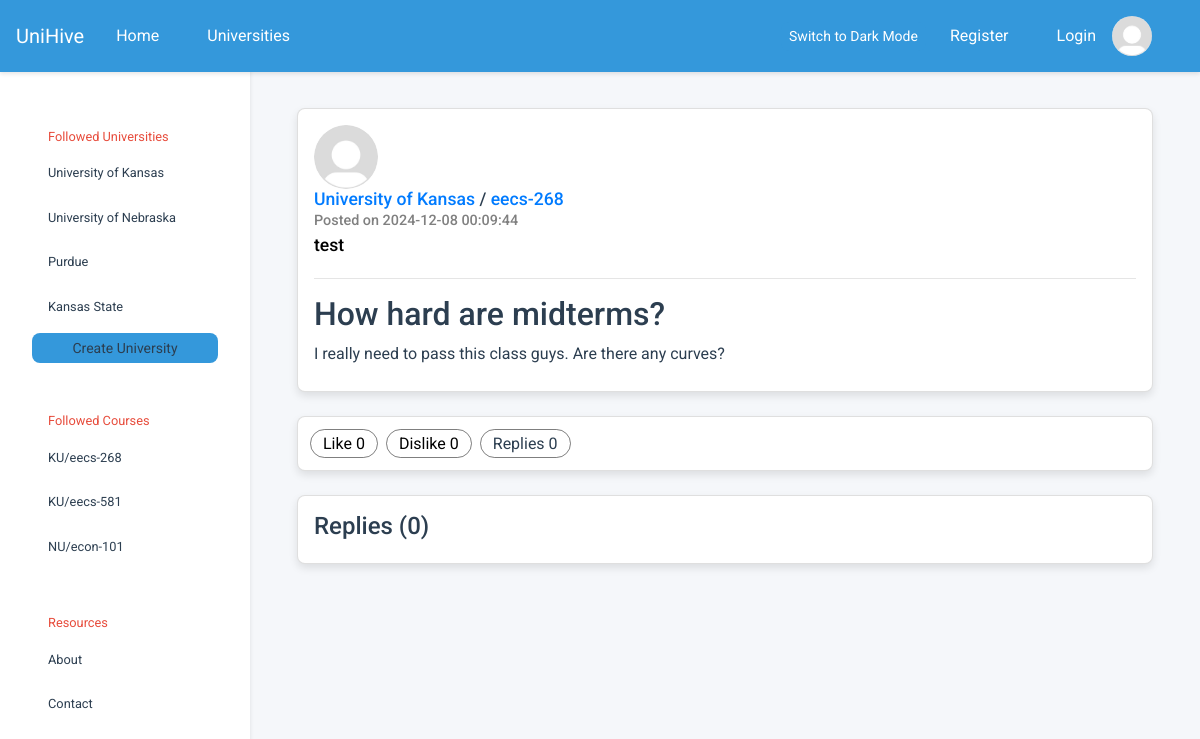
Page /u/KU/eecs-268/7 on the committed database.
### tables this page shows
CREATE TABLE universities (
            id          INTEGER PRIMARY KEY,
            created     TIMESTAMP DEFAULT CURRENT_TIMESTAMP NOT NULL,
            name        VARCHAR UNIQUE NOT NULL,
            acronym     VARCHAR UNIQUE,
            description VARCHAR,
            logo        VARCHAR
        );

CREATE TABLE courses (
            id            INTEGER PRIMARY KEY AUTOINCREMENT,
            created       TIMESTAMP DEFAULT CURRENT_TIMESTAMP NOT NULL,
            name          VARCHAR NOT NULL,
            description   VARCHAR,
            course_number VARCHAR,
            department    INTEGER,
            hours         INTEGER,
            university    INTEGER NOT NULL,
            popularity_score INTEGER DEFAULT 0 
        );

CREATE TABLE posts (
            id          INTEGER PRIMARY KEY,
            created     TIMESTAMP DEFAULT CURRENT_TIMESTAMP NOT NULL,
            title       VARCHAR NOT NULL,
            content     VARCHAR NOT NULL,
            author      INTEGER NOT NULL,
            author_id   INTEGER NOT NULL, 
            course      INTEGER NOT NULL,
            likes       INTEGER DEFAULT 0,
            dislikes    INTEGER DEFAULT 0,
            reply_count INTEGER DEFAULT 0,
            is_reply    BOOL DEFAULT FALSE,
            parent      INTEGER DEFAULT NULL
        );

CREATE TABLE users (
            id              INTEGER PRIMARY KEY,
            created         TIMESTAMP DEFAULT CURRENT_TIMESTAMP NOT NULL,
            last_login      TIMESTAMP,
            username        VARCHAR UNIQUE NOT NULL,
            password        VARCHAR NOT NULL,
            profile_picture VARCHAR
        );

### main.py (the view, shortened to what this page needs)
@app.route("/u/<university_acro>/<course_name>/<post_identifier>", methods=['GET', 'POST'])
def post(university_acro=None, course_name=None, post_identifier=None):
    university = University.get_university_by_acronym(university_acro)
    course     = Course.get_course_by_name_combined(university, course_name)
    post = Post.get_post_by_title(post_identifier, course)
    if post is None:
        post = Post.get_post_by_id(post_identifier)
    if post is None:
        return render_template("404.html"), 404
    return render_template("post.html", post=post)

### course.py (called while the page is built)
    @staticmethod
    def get_course_by_id(id: int):
        params = query(
            f"SELECT {COURSE_PARAMS} FROM courses WHERE id = ?",
            (id,),
            count = 1
        )
        if not params: return None # Course not found
        return Course(*params)     # Construct course object

    @staticmethod
    def get_course_by_name_combined(university: University, name_combined: str):
        params = query(
            f"""
                SELECT {COURSE_PARAMS} FROM courses
                INNER JOIN departments
                ON courses.department = departments.id
                WHERE courses.university = ?
                AND (departments.abbreviation || '-' || courses.course_number) = ?;
            """,
            (university.id, name_combined.upper()),
            count = 1
        )
        if not params: return None # Course not found
        return Course(*params)     # Construct course object

### db.py (called while the page is built)
def query(query: str, parameters: tuple = tuple(), *, count: int = None):
    try:
        cursor = connection.cursor()               # Create a database cursor
        result = cursor.execute(query, parameters) # Execute the query safely
        connection.commit()                        # Commit the changes to DB
        if count is None:                  # If the count was not set
            return result.fetchall()       # Fetch every row in query
        if count == 1:                     # If the count was set one
            return result.fetchone()       # Fetch a single query row
        else:                              # If count was other value
            return result.fetchmany(count) # Fetch desired row amount
    except sqlite3.Error as e:
        print("[QUERY ERROR]", e)
        return False
    finally:
        cursor.close()

### department.py (called while the page is built)
    @staticmethod
    def get_department_by_id(id: int):
        params = query(
            "SELECT id, name, abbreviation, university FROM departments WHERE id = ?",
            (id,),
            count = 1
        )
        if not params: return None # Department not found
        return Department(*params) # Construct department object

### main.py (called while the page is built)
@app.context_processor
def inject_default():
    return dict(
        USERS   = USERS,
        SESSION = SESSION,
        active  = None
    )

### templates/post.html (shortened to what this page needs)
{% extends 'base.html' %}
{% block content_main %}
<link rel="stylesheet" href="{{url_for('static', filename='post.css')}}" />
<div id="post-card" class="card padded">
    <div id="author-box" class="horizontal">
        {% if post.author.profile_img %}
        <img
        src="{{ post.author.profile_img }}"
        class="rounded-circle profile-picture"
        alt="Profile Picture"
        />
        {% else %}
        <img
        src="{{ url_for('static', filename='profile_pic.jpg') }}"
        class="rounded-circle profile-picture"
        alt="Default Profile Picture"
        />
        {% endif %}
        <div class="vertical-center">
            <h4 class="source">
                <a href="{{url_for('university', university_acro=post.course.university.acronym)}}">
                    {{post.course.university.name}}
                </a>
                /
                <a href="{{url_for('course', university_acro=post.course.university.acronym, course=post.course.name_combined)}}">
                    {{post.course.name_combined}}
                </a>
            </h4>
            <h5 class="date">Posted on {{post.created}}</h5>
            {% if post.author is not none %}
            <h5 class="author">{{post.author.username}}</h5>
            {% else %}
            <h5 class="side">[Deleted]</h5>
            {% endif %}
        </div>
    </div>
    <hr>
    <h2 id="post-title">{{post.title}}</h2>
    <p id="post-content">{{post.content}}</p>
</div>
<div id="info-card" class="card">
    <div>
        <div>
            <form action="{{post.title}}" method="POST">
            <button class="bubble" type="submit" name="like-btn" value="{{post.id}}">
                <span>Like</span>
                <span>{{post.likes}}</span>
            </button>
            </form>
        </div>
        <div>
            <form action="{{post.title}}" method="POST">
            <button class="bubble" type="submit" name="dislike-btn" value="{{post.id}}">
                <span>Dislike</span>
                <span>{{post.dislikes}}</span>
            </button>
            </form>
        </div>
        <div>
            <div class="bubble">
                <span>Replies {{post.replies | length}}</span>
            </div>
        </div>
    </div>
</div>
<div id="reply-card" class="card padded">
    <h4 id="reply-header">Replies <span>({{post.replies | length}})</span></h4>
</div>
{% endblock %}

### templates/base.html (shortened to what this page needs)
<!doctype html>
<html lang="en">
  <head>
    <link
      rel="stylesheet"
      href="https://cdn.jsdelivr.net/npm/bootstrap@4.0.0/dist/css/bootstrap.min.css"
    />
    <link rel="stylesheet" href="{{url_for('static', filename='main.css')}}" />
  </head>
  <body>
    <nav class="navbar navbar-expand-lg navbar-custom fixed-top">
      <div class="container-fluid">
        <div class="d-flex align-items-center">
          <a class="navbar-brand" href="/">UniHive</a>
          <div class="collapse navbar-collapse" id="navbarNavDropdown">
            <ul class="navbar-nav">
              <li class="nav-item">
                <a class="nav-link" href="{{ url_for('home') }}">Home</a>
              </li>
              <li class="nav-item">
                <a class="nav-link" href="#">Universities</a>
              </li>
            </ul>
          </div>
        </div>
        <div class="d-flex align-items-center">
          <button id="theme-toggle" class="btn btn-outline-light btn-sm me-2">
          </button>
          {% if SESSION.current_user_id %}
          <span class="text-light mr-3"
            >Logged in, {{ USERS[SESSION.current_user_id].username }}</span
          >
          <a
            href="{{ url_for('profile') }}"
            class="btn btn-outline-light btn-sm me-2"
            >Profile</a
          >
          <a
            href="{{ url_for('logout') }}"
            class="btn btn-outline-light btn-sm me-2"
            >Logout</a
          >
          <img
            src="{{ url_for('static', filename='profile_pic.jpg') }}"
            class="rounded-circle profile-img"
            alt="Profile"
          />
          {% else %}
          <a class="nav-link" href="{{ url_for('register') }}">Register</a>
          <a
            class="nav-link d-flex align-items-center gap-2"
            href="{{ url_for('login') }}"
          >
            <span>Login</span>
            <img
              src="{{ url_for('static', filename='profile_pic.jpg') }}"
              class="rounded-circle profile-img"
              alt="Default Profile"
            />
          </a>
          {% endif %}
        </div>
      </div>
    </nav>
    <div class="sidebar">
      <div class="sidebar-header">Followed Universities</div>
      {% for followed_university in
      USERS[SESSION.current_user_id].followed_universities %}
      <a
        href="{{url_for('university', university_acro=followed_university.acronym)}}"
        >{{followed_university.name}}</a
      >
      {% endfor %} {% block sidebar_content %} {% endblock %}
      <a
        href="{{url_for('create_university')}}"
        class="btn navbar-toggler btn-sm text-center"
        role="button"
        aria-disabled="true"
        >Create University</a
      >
      <div class="sidebar-header">Followed Courses</div>
      {% for followed_course in USERS[SESSION.current_user_id].followed_courses
      %}
      <a
        href="{{url_for('course', university_acro=followed_course.university.acronym, course=followed_course.name_combined)}}"
        >{{followed_course.university.acronym}}/{{followed_course.name_combined}}</a
      >
      {% endfor %}
      <div class="sidebar-header">Resources</div>
      <a href="#">About</a>
      <a href="#">Contact</a>
    </div>
    <div class="content">
      <div class="container">
        {% block content_main %} {% endblock %}
      </div>
    </div>
  </body>
</html>

### static/main.css (style rules this page uses)
:root { --background-color: #f5f7fa; --text-color: #2c3e50; --primary-color: #3498db; --secondary-color: #95a5a6; --accent-color: #e74c3c; --card-bg-color: #ffffff; --card-shadow: rgba(0, 0, 0, 0.1); --link-hover-bg: #ecf0f1; --border-radius: 8px; --transition-speed: 0.3s; }
* { margin: 0; padding: 0; box-sizing: border-box; font-family: "Roboto", sans-serif; }
body { background-color: var(--background-color); color: var(--text-color); line-height: 1.6; transition: background-color var(--transition-speed), color var(--transition-speed); }
.navbar { background-color: var(--primary-color); color: #fff; padding: 1rem 2rem; box-shadow: 0 4px 6px var(--card-shadow); position: fixed; top: 0; left: 0; right: 0; z-index: 1030; }
.navbar a { color: #fff; text-decoration: none; margin-right: 1rem; transition: color var(--transition-speed); }
.sidebar { position: fixed; top: 55px; left: 0; width: 250px; height: calc(100vh - 55px); background-color: var(--card-bg-color); color: var(--text-color); padding: 2rem; display: flex; flex-direction: column; font-size: 0.8rem; border-radius: var(--border-radius); box-shadow: 0 2px 4px var(--card-shadow); }
.sidebar a { display: block; padding: 0.5rem 1rem; margin-bottom: 0.5rem; color: var(--text-color); text-decoration: none; border-radius: var(--border-radius); transition: background-color var(--transition-speed), color var(--transition-speed); }
.sidebar-header { margin-top: 2rem; color: var(--accent-color); padding: 0.5rem 1rem; }
.content { margin-left: 250px; margin-top: 60px; padding: 2rem; }
.card { background-color: var(--card-bg-color); border-radius: var(--border-radius); box-shadow: 0 4px 8px var(--card-shadow); padding: 1.5rem; margin-bottom: 1.5rem; transition: transform var(--transition-speed), box-shadow var(--transition-speed); }
.btn { display: inline-block; background-color: var(--primary-color); color: #fff; padding: 0.75rem 1.5rem; border: none; border-radius: var(--border-radius); cursor: pointer; transition: background-color var(--transition-speed), transform var(--transition-speed); }
h1, h2, h3, h4, h5, h6 { color: var(--text-color); margin-bottom: 1rem; }
p { margin-bottom: 1rem; }

### static/post.css (style rules this page uses)
h1, h2, h3, h4, h5, p { margin: 0; }
#post-card { margin-top: -2rem; padding-bottom: 1.5em; }
.card.padded { padding: 1em; }
.profile-picture { max-width: 4em; max-height: 4em; }
.source { font-size: 1.1em; }
.author { font-size: 1.1em; color: black; }
.date { font-size: 0.9em; margin-top: 0.1em; margin-bottom: 0.4em; color: gray; }
#author-box { margin-bottom: 0.4em; }
.vertical-center { display: flex; flex-direction: column; justify-content: center; }
hr { margin: 1em 0; }
#post-title { margin-top: 0em; }
#post-content { margin-top: 0.5em; }
#info-card { margin-top: 0.5em; display: flex; flex-direction: row; justify-content: space-between; padding: 0.75em; }
#info-card > div:first-child { display: flex; flex-direction: row; }
.bubble { background: none; border-radius: 100vw; border: 1px solid rgba(0,0,0,0.5); padding: 0.05em 0.75em; margin-right: 0.5em; }
div:last-child > .bubble { margin-right: 0 }
button.bubble { cursor: pointer; }
#reply-card { margin-top: 1.5em; }
#reply-header { margin-bottom: 0.25em; }

### templates/base.html (style rules this page uses)
.navbar { padding: 0.5rem 1rem; box-shadow: 0 2px 4px rgba(0, 0, 0, 0.1); }
.navbar .container-fluid { padding: 0; }
.nav-link { padding: 0.5rem 1rem !important; }
.profile-img { margin-left: 1em; width: 40px; height: 40px; object-fit: cover; }
.me-2 { margin-right: 0.5rem !important; }
.btn-sm { padding: 0.25rem 0.5rem; font-size: 0.875rem; }

### templates/post.html (style rules this page uses)
h1, h2 { margin: 0; }

### rows in the picture
universities: name "University of Kansas", course.university.name "University of Kansas"
universities: name "University of Nebraska"
universities: name "Purdue"
universities: name "Kansas State"
courses: university.acronym "KU", name_combined "eecs-268"
courses: university.acronym "KU", name_combined "eecs-581"
courses: university.acronym "NU", name_combined "econ-101"
posts: created "2024-12-08 00:09:44", title "How hard are midterms?", content "I really need to pass this class guys. Are there any curves?"
users: author.username "test"

### other values in the picture
{{ post.course.name_combined }} "eecs-268"
{{ post.likes }} "0"
{{ post.dislikes }} "0"
{{ post.replies | length }} "0"
